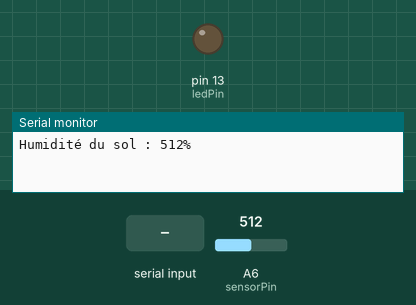
Simulated run of this sketch. Board: Arduino Nano, built with avr-gcc and run on an emulated ATmega328P. Parts: output pins drawn as LEDs (lit = HIGH), the last lines printed to the serial monitor. Inputs (shaded band) come from the test bench; at power-on: A6 (sensorPin) = 512.

Above: at 3.2 s.
3.3 s: "1" received over Serial
At 13.2 s:
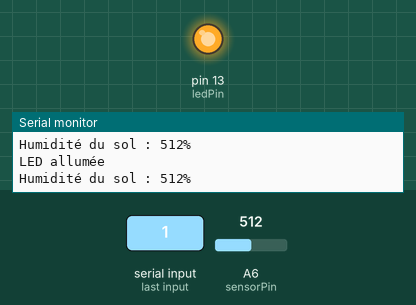
13.5 s: "0" received over Serial
At 18.2 s:
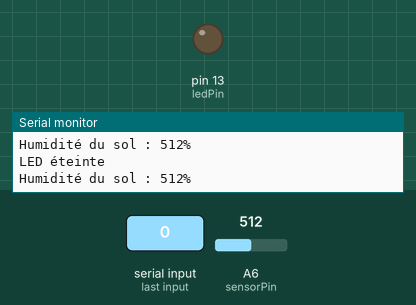
Timing chart, 0 to 19.7 s (numbered marks = the images above; inputs shaded):
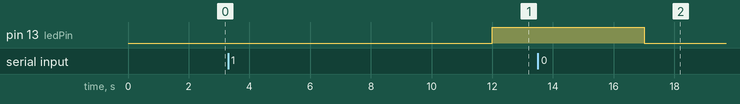

The sketch:

sketch_Mkr1010Sep29a.ino
```cpp
const int ledPin = 13; // Broche de la LED
int sensorPin = A6;  // Broche analogique où le capteur d'humidité est connecté
int sensorValue = 0;

void setup() {
  Serial.begin(9600); // Initialisation du port série
  pinMode(ledPin, OUTPUT); // Configuration de la broche de la LED en sortie
  delay(2000);  // Attendez quelques secondes que le port série se connecte
}

void loop() {
  // Mesure de l'humidité du sol
  sensorValue = analogRead(sensorPin);

  // Envoi de la valeur de l'humidité du sol via le port série
  Serial.print("Humidité du sol : ");
  Serial.print(sensorValue);
  Serial.println("%");

  // Attendez quelques secondes avant la prochaine mesure
  delay(5000);

  // -------- Le bouton ON et OFF --------

  if (Serial.available() > 0) {
    char command = Serial.read(); // Lecture de la commande série

    // Si la commande est '1', allume la LED
    if (command == '1') {
      digitalWrite(ledPin, HIGH);
      Serial.println("LED allumée");
    }
    // Si la commande est '0', éteint la LED
    else if (command == '0') {
      digitalWrite(ledPin, LOW);
      Serial.println("LED éteinte");
    }
  }
}
```

Measured:
- after the input at 3.3 s, pin 13 (ledPin): LOW → HIGH after 8.7 s
- after the input at 13.5 s, pin 13 (ledPin): HIGH → LOW after 3.5 s
